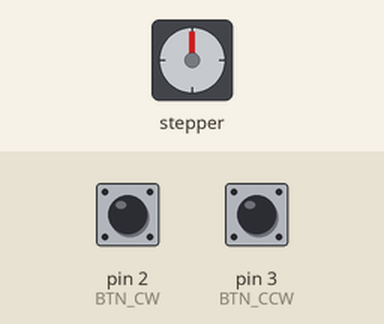
A sketch run on a simulated Arduino Uno, built with avr-gcc and run on an emulated ATmega328P. Parts: stepper motor. Wiring (inferred from the names in the program): stepper motor driver (200 steps per turn assumed): step pin 9; direction pin 8. Inputs (shaded band) come from the test bench; at power-on: pin 2 (BTN_CW) HIGH, pin 3 (BTN_CCW) HIGH.

Above: at 1.2 s.
1.3 s: pin 2 (BTN_CW) pulled LOW for 1 s
At 3.1 s:
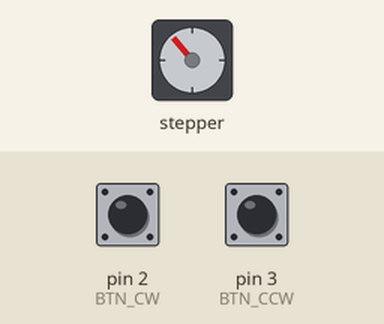
3.8 s: pin 3 (BTN_CCW) pulled LOW for 3.2 s
At 7.9 s:
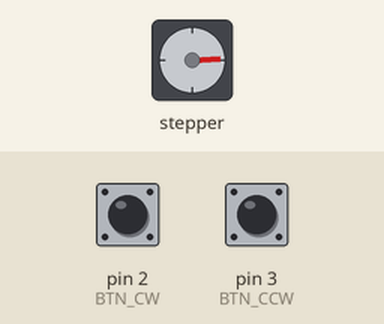
8.5 s: pin 3 (BTN_CCW) pulled LOW for 1 s
At 9.8 s:
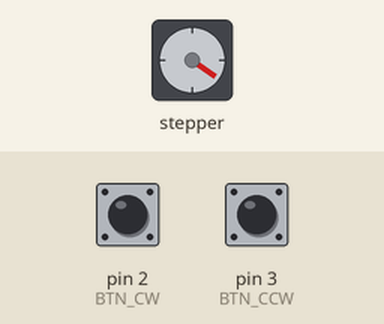
11.0 s: pin 2 (BTN_CW) pulled LOW for 3.2 s
At 11.45 s:
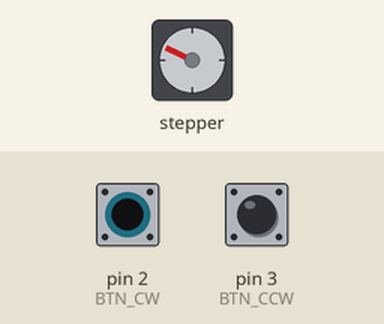
Timing chart, 0 to 15.7 s (numbered marks = the images above; inputs shaded):
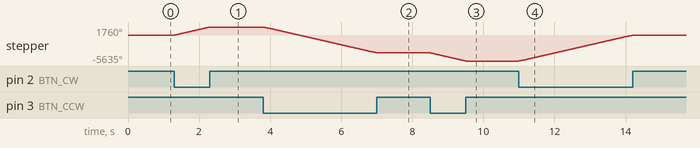

Measured:
- after the input at 1.3 s, stepper: turns 1760° clockwise in 1.0 s, starting at once
- after the input at 3.8 s, stepper: turns 5633° counter-clockwise in 3.2 s, starting at once
- after the input at 8.5 s, stepper: turns 1762° counter-clockwise in 1.0 s, starting at once
- after the input at 11.0 s, stepper: turns 5634° clockwise in 3.2 s, starting at once

The sketch:

Test_Motor_Uno.ino
```cpp
/* Stepper DM320T, Arduino Uno
 * For Motor stepper 24v test AR4 MK3 Robot
 * Wiring arduino:
 *  Pin 2 and Pin 3 with ground as common
 *  Pin 9 to Pull driver
 *  Pin 8 to Dir driver
 * Stepper Driver:
 *  Pull  : Pin 9
 *  Dir   : Pin 8
 *  Opto  : 3.3v
 *
 *  A+    : Black
 *  A-    : Green
 *  B+    : Red
 *  B-    : Blue
 */

#define PUL_PIN 9      // Pulsa ke driver
#define DIR_PIN 8      // Direction
#define BTN_CW 2       // Clockwise
#define BTN_CCW 3      // Counter-Clockwise

void setup() {
  Serial.begin(115200);
  pinMode(PUL_PIN, OUTPUT);
  pinMode(DIR_PIN, OUTPUT);
  pinMode(BTN_CW, INPUT_PULLUP);
  pinMode(BTN_CCW, INPUT_PULLUP);
}

void loop() {
  // Cek tombol CW
  if (digitalRead(BTN_CW) == LOW) {
    digitalWrite(DIR_PIN, HIGH); // CW Direction
    //Serial.println("Clock Wise");
    stepMotor();
  }

  // Cek tombol CCW
  if (digitalRead(BTN_CCW) == LOW) {
    digitalWrite(DIR_PIN, LOW); // CCW Direction
    //Serial.println("Counter Clock Wise");
    stepMotor();
  }
}

void stepMotor() {
  digitalWrite(PUL_PIN, HIGH);
  delayMicroseconds(500); // speed
  digitalWrite(PUL_PIN, LOW);
  delayMicroseconds(500);
}
```
